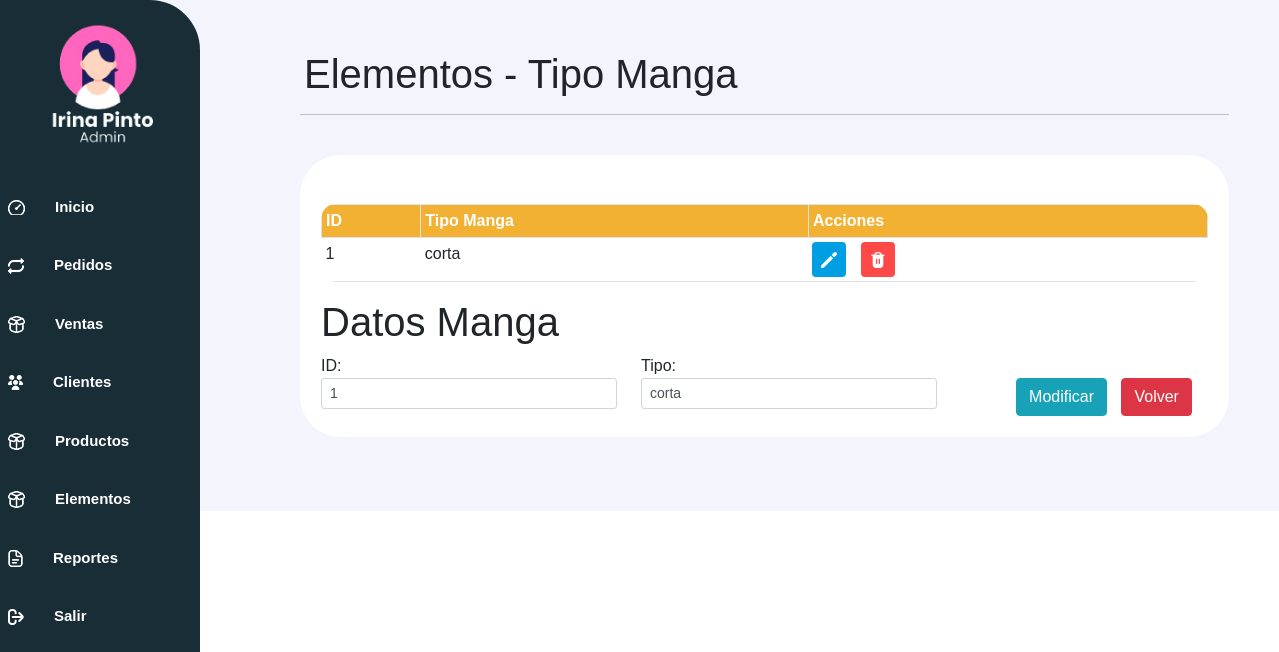
Page /controlador/manga_controlador.php?id=1 (signed in) on the committed database.
### tables this page shows
CREATE TABLE `manga` (
  `id_manga` varchar(3) NOT NULL,
  `tipo_manga` varchar(10) DEFAULT NULL
);

### controlador/manga_controlador.php (called while the page is built, shortened)
<?php
	require_once("../modelo/manga_modelo.php");
	$objmanga = new mangaModelo();
	require_once("../controlador/vista_controlador.php");
	$lista_manga1 = $objmanga->consultar();
	$lista_manga = $objmanga->manga_consultar();
	$idmanga= "";
	$tipomanga= "";
	if (isset($_GET['id'])){
		$objmanga->set_idmanga($_GET['id']);
		if ($objmanga->buscar()){
			$idmanga = $objmanga->get_idmanga();
			$tipomanga = $objmanga->get_tipomanga();
		} else {
			echo "<script>
				alert('No se encontraron los datos');
				location.href='manga_controlador.php';
			</script>";
		}
	}
	require_once("../vista/manga_vista.php");
?>

### modelo/conexionPDO.php (called while the page is built, shortened)
<?php
class Conexion {
    private $conexion;
    function __construct(){
        $servidor="localhost";
        $usuarioBD="root";
        $claveBD="";
        $bd="gestion_de_pedidos_cpinto";
        try {
            $this->conexion=new PDO("mysql:host=$servidor;dbname=$bd",$usuarioBD,$claveBD);
            $this->conexion->setAttribute(PDO::ATTR_ERRMODE,PDO::ERRMODE_EXCEPTION);
        }
        catch(PDOException $fallo){
            die ("La conexion ha fallado.".$fallo->getMessage());
        }
    }
    public function conectar(){
        return $this->conexion;
    }
}
?>

### modelo/manga_modelo.php (called while the page is built, shortened)
<?php
    require_once("conexionPDO.php");
	class mangaModelo extends Conexion {
		private $idmanga;
		private $tipomanga;
		private $objbd;
		 public function __construct(){
			$this->objbd = parent::conectar();
		}
		public function get_idmanga(){
			return $this->idmanga;
		}
		public function set_idmanga( $idmanga ){
			$this->idmanga = $idmanga;
		}
		public function get_tipomanga(){
			return $this->tipomanga;
		}
		public function consultar(){
			$lista = array();
			$registro = "SELECT * FROM manga";
			$preparado = $this->objbd->prepare($registro);
			$resul = $preparado->execute();
			while( $datos = $preparado->fetch(PDO::FETCH_ASSOC) ){
				$lista[] = $datos;
			}
			return $lista;
		}
		 public function buscar(){
			$registro="SELECT * from manga where id_manga='".$this->idmanga."'";
			$preparado = $this->objbd->prepare($registro);
			$preparado->execute();
			$datos = $preparado->fetch(PDO::FETCH_ASSOC);
			if( $datos) {
				$encontro = 1;
				$this->idmanga = $datos['id_manga'];
				$this->tipomanga = $datos['tipo_manga'];
			} else
				$encontro = 0;
			return $encontro;
		}
		public function manga_consultar(){
			$lista = array();
			$registro = "SELECT * FROM manga";
			$preparado = $this->objbd->prepare($registro);
			$resul = $preparado->execute();
			while( $datos = $preparado->fetch(PDO::FETCH_ASSOC) ){
				$lista[] = $datos;
			}
			return $lista;
		}
	}
?>

### vista/manga_vista.php (the view, shortened to what this page needs)
<!DOCTYPE html>
<?php
   require_once("../modelo/conexionPDO.php");
?>
<html>
	<head>
        <link rel="stylesheet" href="../vista/css/estilos.css">
        <link href="https://cdn.lineicons.com/4.0/lineicons.css" rel="stylesheet" />
        <link rel="stylesheet" href="https://cdnjs.cloudflare.com/ajax/libs/font-awesome/5.15.4/css/all.min.css">
		<link rel="stylesheet" href="../vista/css/bootstrap.min.css">
        <link rel="stylesheet" href="../vista/css/sweetalert2.min.css">
	</head>
    <body>
    <div class="barra-lateral">
    </div>
    <div class="contenido">
    <div class="ml-1">
        <h1>Elementos - Tipo Manga</h1>
    </div>
    <hr>
<div class="px-6 py-4">
    <div class="contenedor-entrada1 px-6 pt-5">
        <div class="caja_scroll">
                    <table class="table table-striped table-bordered table-hover table-sm">
                        <tr>
                            <th>ID</th>
                            <th>Tipo Manga</th>
                            <th>Acciones</th>
                        </tr>
                        <?php foreach ($lista_manga as $manga){ ?>
                            <tr>
                                <td><?php echo $manga['id_manga']; ?></td>
                                <td><?php echo $manga['tipo_manga']; ?></td>
                                <td>
                                    <a href="manga_controlador.php?id=<?php echo $manga['id_manga'] ?>" class="btn btn-azul">
                                    <img src="../vista/img/pencil.png" alt="Modificar" width="16" height="16"></a>
                                  <a href="../controlador/manga_controlador.php?eliminarId=<?php echo $manga['id_manga'] ?>" class="btn btn-rojo">
                                     <img src="../vista/img/trash.png" alt="Eliminar" width=16 height=16></a>
                                </td>
                            </tr>
                        <?php } ?>
                    </table>
                </div>
            <?php if(isset($_GET['id'])){ ?>
                <h1 class="display-6"><b>Datos Manga</b></h1>
            <?php } else { ?>
                <h1 class="display-6"><b>Agregar Manga</b></h1>
            <?php } ?>
            <form action="" method="POST">
                <div id="f1" class="row col-md-4">
                    <div class="col-md-12">
                        <label for=area>ID: </label>
                        <input type="text" id="idmanga" name="idmanga" value="<?php echo $idmanga; ?>" class="form-control form-control-sm">
                    </div>
                    <div class="col-md-12">
                        <label for=area>Tipo: </label>
                        <input type="text" id="tipomanga" name="tipomanga" value="<?php echo $tipomanga; ?>" class="form-control form-control-sm">
                    </div>
                    <div class="col-md-12"><br>
                        <center>
                            <?php if(!isset($_GET['id'])){ ?>
                            <input type="submit" value="Guardar" name="guardar" class="btn btn-info">
                            <input type="button" value="Limpiar" onclick="Limpiar();" class="btn btn-info">
                            <?php } else { ?>
                            <input type="submit" value="Modificar" name="modificar" class="btn btn-info">
                            <?php } ?>
                            <input type="submit" value="Volver" Name ="Volver" class="btn btn-danger">
                        </center>
                    </div>
                </div>
            </form>
        </div>
        </div>
    </div>
</body>
</html>

### vista/css/estilos.css (style rules this page uses)
body { margin: 0; font-family: 'Poppins', sans-serif !important; }
.barra-lateral { width: 200px; height: 100%; background-color: #192D36; position: fixed; top: 0; left: 0; overflow-x: hidden; padding-top: 20px; border-top-right-radius: 50px; border-bottom-right-radius: 50px; }
.contenido { flex: 1; padding: 50px; height: auto; padding-left: 300px; background-color: #4858cf10; }
.px-6 { margin: 0 auto; max-width: 2000px; max-height: 1000px; }
.contenedor-entrada1 { background-color: white; width: auto; height: auto; border: 1px solid rgb(255, 255, 255); border-radius: 40px; padding: 20px; }
.btn { display: inline-block; margin-right: 10px; }
.btn-azul { background-color: #009fe3 !important; color: #fff !important; padding: 3px 8px !important; font-size: 18px !important; transition: background-color 0.3s !important;; }
.btn-rojo { background-color: #ff4848 !important; padding: 3px 8px !important; font-size: 18px !important; }
.table { border-radius: 15px; overflow: hidden; border-collapse: collapse; }
.table th { background-color: #FFBB35 !important; color: #fff; }
.table td { border: none; }
#f1 { display: grid; grid-template-columns: 320px 320px 320px ; }

### rows in the picture
manga: id_manga "1", tipo_manga "corta", idmanga "1", tipomanga "corta"
